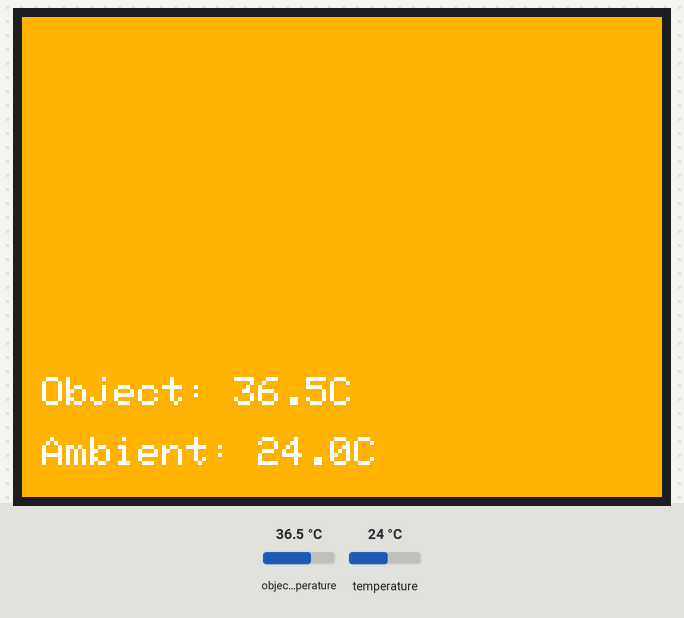
Bench run of a sketch on a simulated ESP32. Parts: 320×240 colour display. Inputs (shaded band) come from the test bench; at power-on: object temperature 36.5 °C, temperature 24 °C.

Above: at 1.5 s.
1.6 s: object temperature set to 20 °C
At 3.3 s:
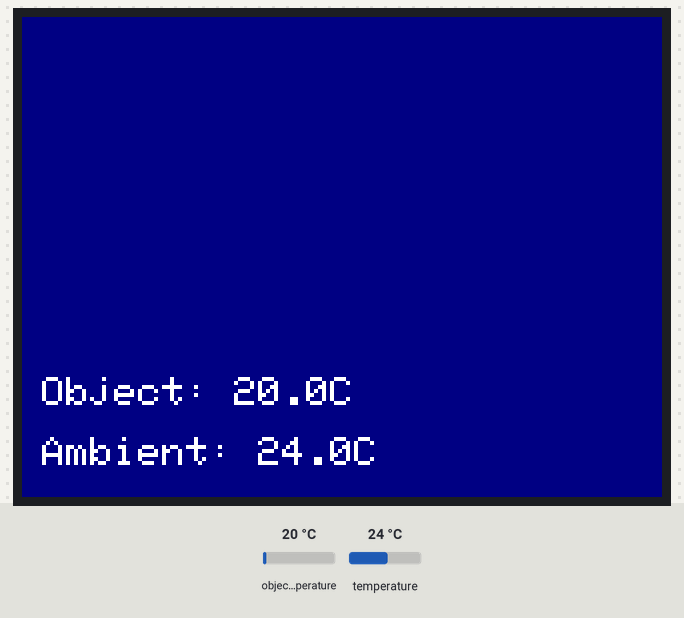
3.6 s: object temperature set to 26 °C
At 5.0 s:
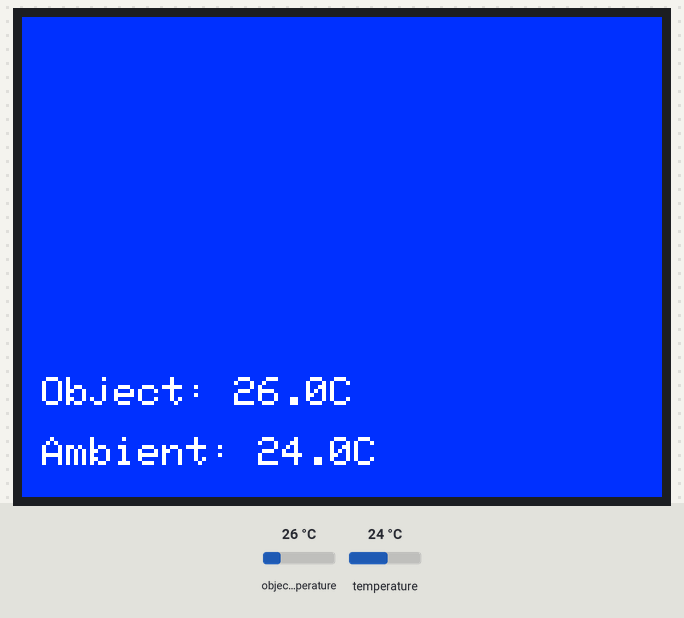
5.3 s: object temperature set to 32 °C
At 6.8 s:
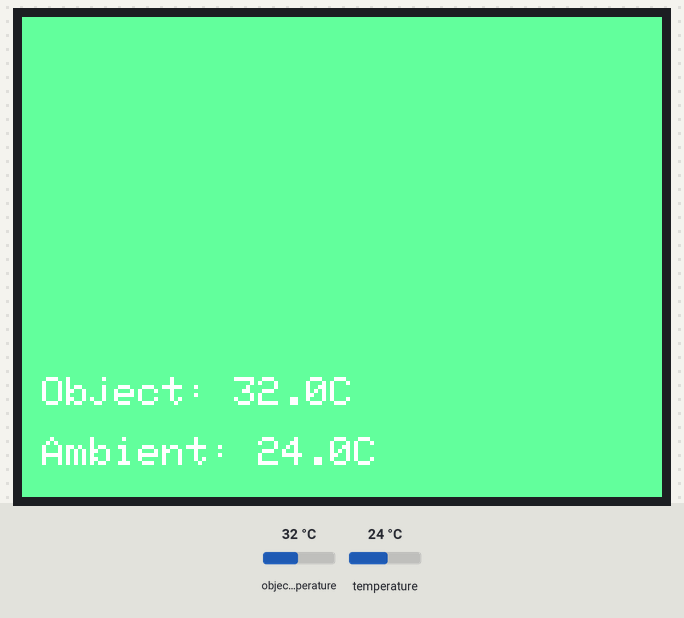
7.1 s: object temperature set to 39 °C
At 8.5 s:
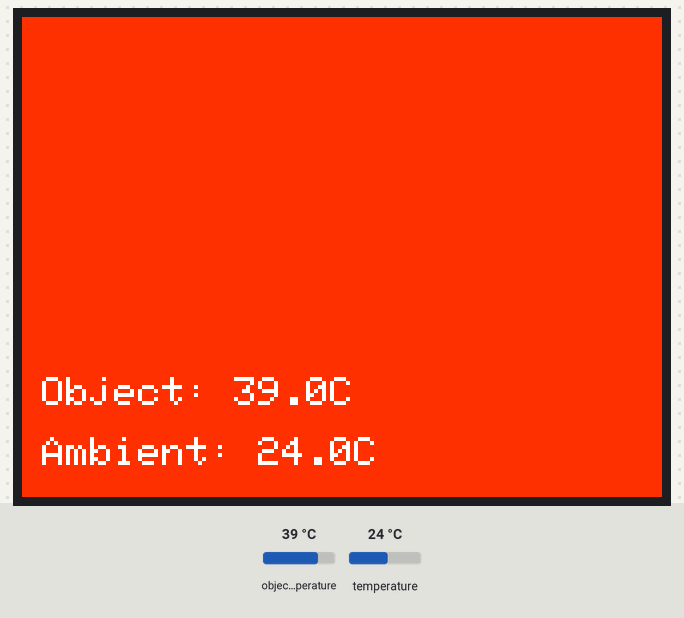
8.8 s: object temperature set to 44 °C
At 10.1 s:
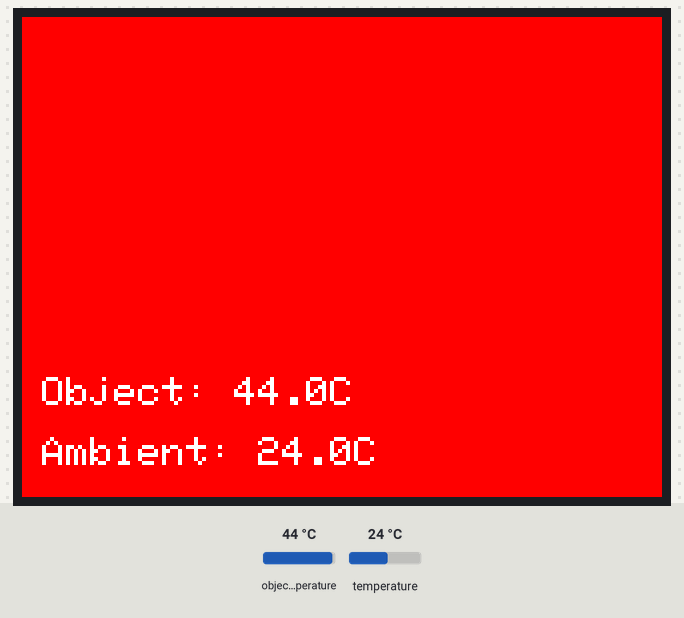
10.6 s: temperature set to 12 °C
At 11.8 s:
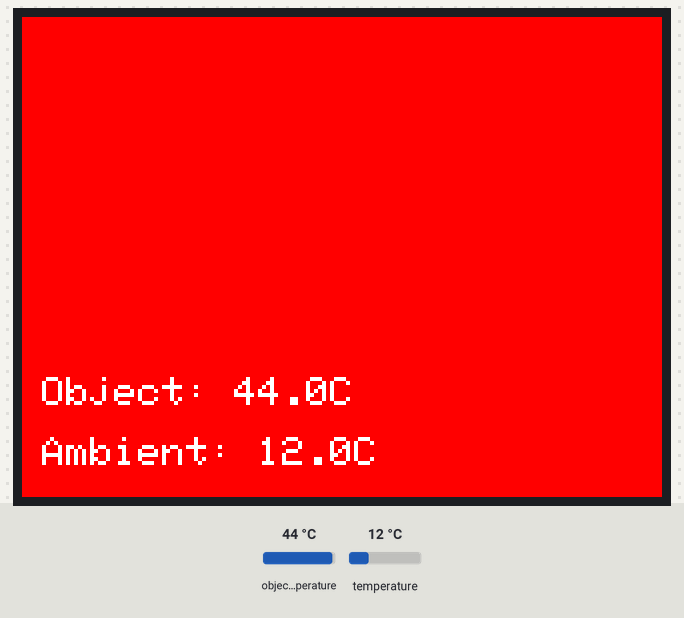
Timing chart, 0 to 13.3 s (numbered marks = the images above; inputs shaded):
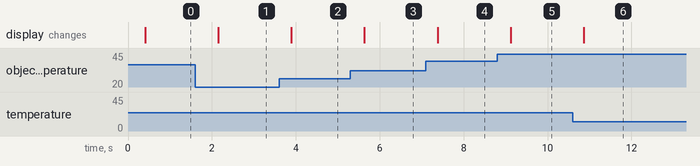

Measured:
- after the input at 1.6 s, the display: changes after 0.55 s (image 1)
- after the input at 3.6 s, the display: changes after 0.29 s (image 2)
- after the input at 5.3 s, the display: changes after 0.34 s (image 3)
- after the input at 7.1 s, the display: changes after 0.28 s (image 4)
- after the input at 8.8 s, the display: changes after 0.32 s (image 5)
- after the input at 10.6 s, the display: changes after 0.27 s (image 6)

The sketch:

Thermal_ESP32_-_MLX9014.ino
```cpp
#include <Adafruit_GFX.h>
#include <Adafruit_ILI9341.h>
#include <Adafruit_MLX90614.h>
#include <Wire.h>

// Definicje pinów dla wyświetlacza TFT
#define TFT_CS   4
#define TFT_DC   17
#define TFT_RST  16
#define TFT_MOSI 23
#define TFT_SCK  18
#define TFT_MISO 19

Adafruit_ILI9341 tft = Adafruit_ILI9341(TFT_CS, TFT_DC, TFT_RST);
Adafruit_MLX90614 mlx = Adafruit_MLX90614();

// Tablice do przechowywania wartości temperatur
float ambientTemp;
float objectTemp;
const int displayWidth = 320;
const int displayHeight = 240;

// Funkcja do mapowania temperatur na kolory (kolory termowizyjne)
uint16_t mapTemperatureToColor(float temperature) {
    // Zdefiniuj zakres temperatur dla kolorów (możesz dostosować do swoich potrzeb)
    float minTemp = 20.0;
    float maxTemp = 40.0;

    if (temperature < minTemp) temperature = minTemp;
    if (temperature > maxTemp) temperature = maxTemp;

    float range = maxTemp - minTemp;
    float normalized = (temperature - minTemp) / range;

    // Kolory termowizyjne: od ciemnoniebieskiego przez jasnoniebieski, żółty do czerwonego
    uint8_t red, green, blue;

    if (normalized < 0.25) {
        red = 0;
        green = 0;
        blue = 128 + 127 * (normalized / 0.25);
    } else if (normalized < 0.5) {
        red = 0;
        green = 255 * ((normalized - 0.25) / 0.25);
        blue = 255;
    } else if (normalized < 0.75) {
        red = 255 * ((normalized - 0.5) / 0.25);
        green = 255;
        blue = 255 - 255 * ((normalized - 0.5) / 0.25);
    } else {
        red = 255;
        green = 255 - 255 * ((normalized - 0.75) / 0.25);
        blue = 0;
    }

    return tft.color565(red, green, blue);
}

void setup() {
    Serial.begin(115200);
    tft.begin();
    tft.setRotation(1); // Ustawienie orientacji poziomej
    tft.fillScreen(ILI9341_BLACK);

    if (!mlx.begin()) {
        Serial.println("Nie można znaleźć czujnika MLX90614");
        while (1);
    }
    delay(100);
}

void loop() {
    ambientTemp = mlx.readAmbientTempC();
    objectTemp = mlx.readObjectTempC();

    // Mapowanie temperatury na kolor
    uint16_t color = mapTemperatureToColor(objectTemp);

    // Wyświetlanie danych na ekranie
    tft.fillScreen(color);

    // Wyświetlanie temperatury
    tft.setTextColor(ILI9341_WHITE);
    tft.setCursor(10, displayHeight - 30);
    tft.setTextSize(2);
    tft.print("Ambient: ");
    tft.print(ambientTemp, 1);
    tft.print("C");

    tft.setCursor(10, displayHeight - 60);
    tft.print("Object: ");
    tft.print(objectTemp, 1);
    tft.print("C");

    delay(500); // Czekanie na kolejny odczyt (czas można dostosować)
}
```
